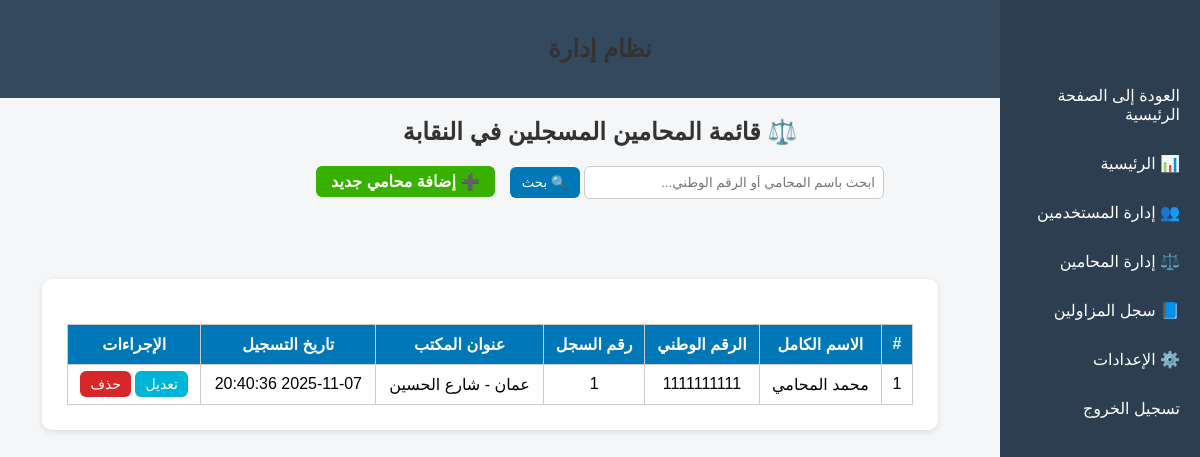
Page /admin/lawyers/master_lawyers.php (signed in) on the earlier database version.
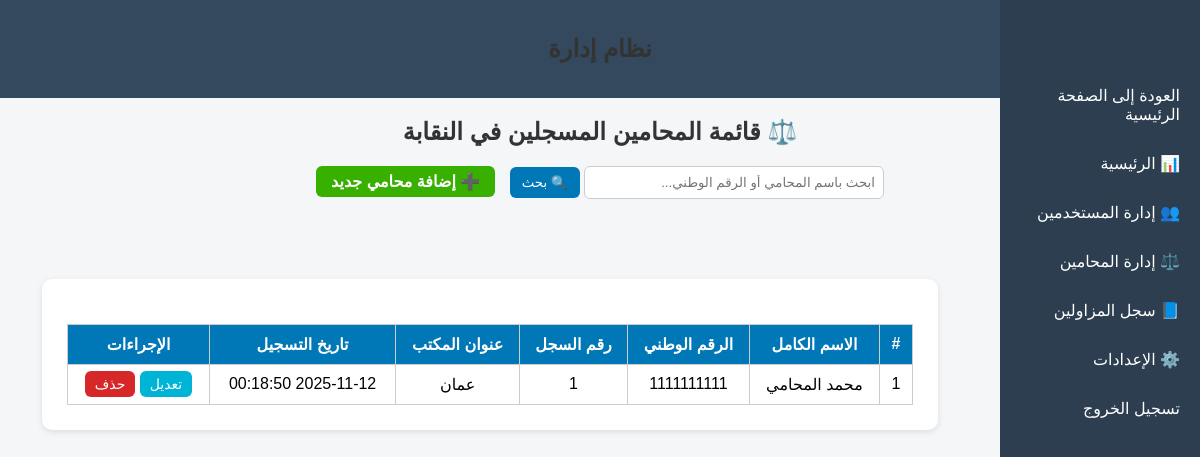
Same page on the later database version.
### tables this page shows
CREATE TABLE `lawyers_master` (
  `master_id` int(11) NOT NULL,
  `lawyer_name` varchar(200) NOT NULL,
  `national_id` varchar(30) NOT NULL,
  `office_address` varchar(255) DEFAULT NULL,
  `phone` varchar(30) DEFAULT NULL,
  `email` varchar(150) DEFAULT NULL,
  `notes` text DEFAULT NULL,
  `created_at` datetime NOT NULL DEFAULT current_timestamp()
);

### admin/lawyers/master_lawyers.php (the view, shortened to what this page needs)
<?php
require_once("../../config/db.php");
include("../includes/header.php");
$search = isset($_GET['search']) ? trim($_GET['search']) : '';
if ($search) {
    $stmt = $pdo->prepare("SELECT * FROM lawyers_master WHERE lawyer_name LIKE ? OR national_id LIKE ?");
    $stmt->execute(["%$search%", "%$search%"]);
} else {
    $stmt = $pdo->query("SELECT * FROM lawyers_master ORDER BY lawyer_name ASC");
}
$lawyers = $stmt->fetchAll(PDO::FETCH_ASSOC);
?>
<!DOCTYPE html>
<html lang="ar" dir="rtl">
<head>
  <link rel="stylesheet" href="../../assets/css/admin.css">
</head>
<body>
<h2>⚖️ قائمة المحامين المسجلين في النقابة</h2>
<form method="GET" action="">
  <input type="text" name="search" placeholder="ابحث باسم المحامي أو الرقم الوطني..." value="<?= htmlspecialchars($search) ?>">
  <button type="submit">🔍 بحث</button>
  <a href="add_master_lawyer.php" class="add-btn">➕ إضافة محامي جديد</a>
</form>
<div class="admin-container">
  <?php include("../includes/sidebar.php"); ?>
  <div class="container">
    <?php if (count($lawyers) > 0): ?>
      <table>
        <thead>
          <tr>
            <th>#</th>
            <th>الاسم الكامل</th>
            <th>الرقم الوطني</th>
            <th>رقم السجل</th>
            <th>عنوان المكتب</th>
            <th>تاريخ التسجيل</th>
            <th>الإجراءات</th>
          </tr>
        </thead>
        <tbody>
          <?php foreach ($lawyers as $index => $lawyer): ?>
            <tr>
              <td><?= $index + 1 ?></td>
              <td><?= htmlspecialchars($lawyer['lawyer_name']) ?></td>
              <td><?= htmlspecialchars($lawyer['national_id']) ?></td>
              <td><?= htmlspecialchars($lawyer['master_id']) ?></td>
              <td><?= htmlspecialchars($lawyer['office_address']) ?></td>
              <td><?= htmlspecialchars($lawyer['created_at'] ?? '-') ?></td>
              <td>
                <a href="edit_master_lawyer.php?id=<?= $lawyer['master_id'] ?>" class="btn edit-btn">تعديل</a>
                <a href="delete_master_lawyer.php?id=<?= $lawyer['master_id'] ?>" class="btn delete-btn" onclick="return confirm('هل أنت متأكد من حذف هذا المحامي؟')">حذف</a>
              </td>
            </tr>
          <?php endforeach; ?>
        </tbody>
      </table>
    <?php else: ?>
      <p class="no-data">لا توجد بيانات مطابقة لبحثك.</p>
    <?php endif; ?>
  </div>
</div>
</body>
</html>

Differences in the rows shown:
changed lawyers_master "محمد المحامي": office_address "عمان - شارع الحسين" → "عمان"; created_at "2025-11-07 20:40:36" → "2025-11-12 00:18:50"
